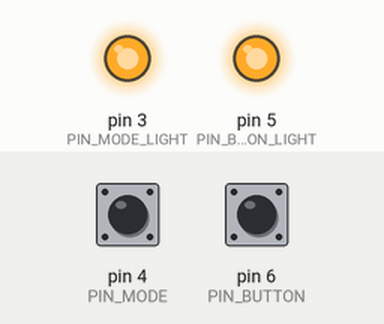
Recording of a sketch running on a simulated Arduino Uno, built with avr-gcc and run on an emulated ATmega328P. Parts: output pins drawn as LEDs (lit = HIGH). Inputs (shaded band) come from the test bench; at power-on: pin 4 (PIN_MODE) HIGH, pin 6 (PIN_BUTTON) HIGH.

Above: at 1.2 s.
1.3 s: pin 4 (PIN_MODE) pulled LOW for 0.15 s
At 1.37 s:
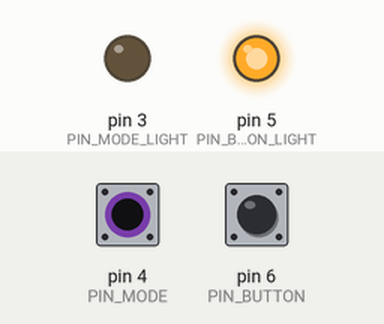
2.9 s: pin 6 (PIN_BUTTON) pulled LOW for 0.15 s
At 2.97 s:
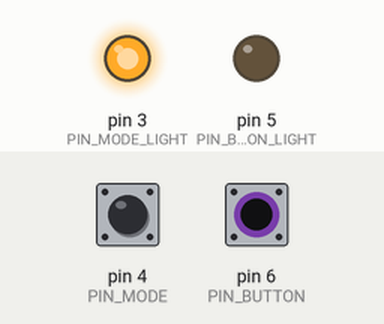
4.5 s: pin 6 (PIN_BUTTON) pulled LOW for 3.2 s
At 8.6 s:
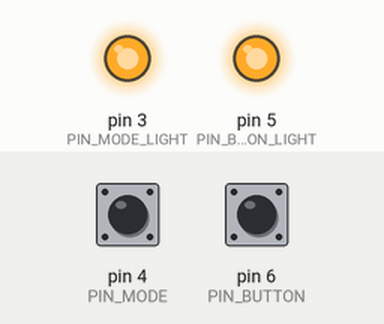
9.2 s: pin 4 (PIN_MODE) pulled LOW for 3.2 s
At 9.8 s:
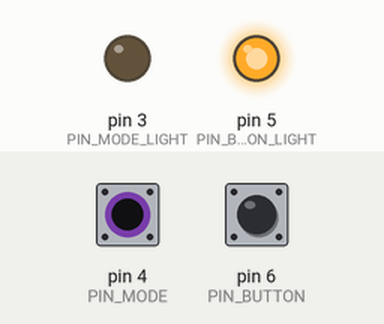
13.9 s: pin 4 (PIN_MODE) driven LOW and pin 6 (PIN_BUTTON) driven LOW
At 14.6 s:
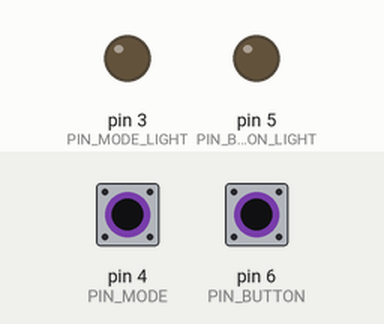
Timing chart, 0 to 16.4 s (numbered marks = the images above; inputs shaded):
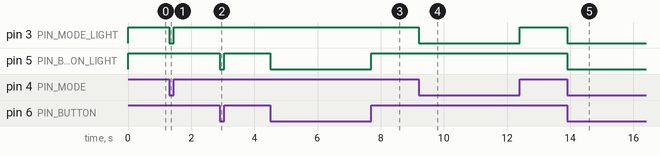

The sketch:

Bringup2.ino
```cpp
#define PIN_MODE_LIGHT 3
#define PIN_BUTTON_LIGHT 5
#define PIN_MODE 4
#define PIN_BUTTON 6

void setup()
{
    pinMode(PIN_MODE_LIGHT, OUTPUT);
    pinMode(PIN_BUTTON_LIGHT, OUTPUT);
    pinMode(4, INPUT_PULLUP);
    pinMode(6, INPUT_PULLUP);
}

void loop()
{
    digitalWrite(PIN_MODE_LIGHT, digitalRead(PIN_MODE));
    digitalWrite(PIN_BUTTON_LIGHT, digitalRead(PIN_BUTTON));
}
```

Measured:
- after the input at 1.3 s, pin 3 (PIN_MODE_LIGHT): HIGH → LOW at once, → HIGH 0.15 s later
- after the input at 2.9 s, pin 5 (PIN_BUTTON_LIGHT): HIGH → LOW at once, → HIGH 0.15 s later
- after the input at 4.5 s, pin 5 (PIN_BUTTON_LIGHT): HIGH → LOW at once, → HIGH 3.2 s later
- after the input at 9.2 s, pin 3 (PIN_MODE_LIGHT): HIGH → LOW at once, → HIGH 3.2 s later
- after the input at 13.9 s, pin 3 (PIN_MODE_LIGHT), pin 5 (PIN_BUTTON_LIGHT): HIGH → LOW at once
